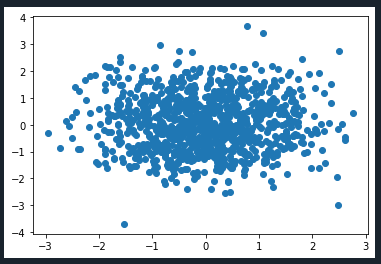

Generate this figure with Python:
import matplotlib.pyplot as plt
import numpy as np
x=np.random.randn(1000)
y =np.random.randn(1000)
plt.scatter(x,y)
plt.show()
